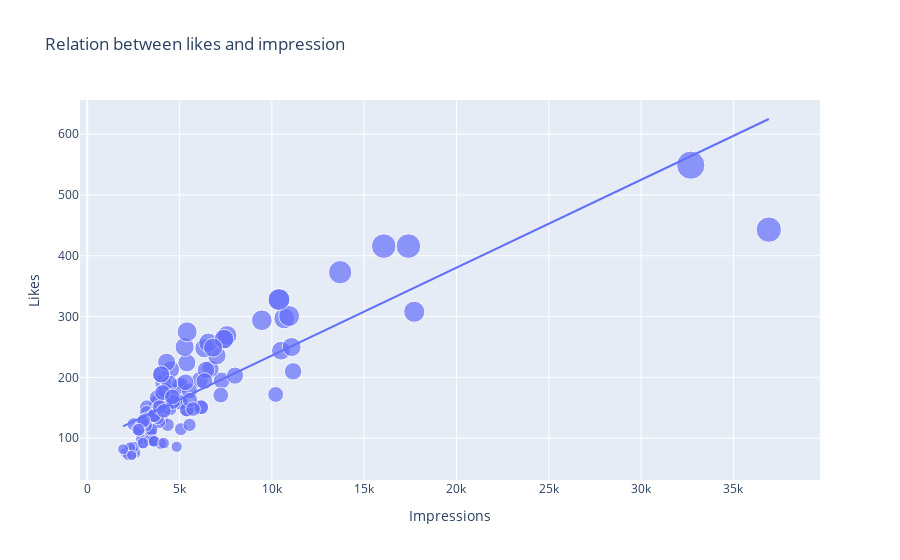

Source (notebook cell):
### Code cell
# Relation between likes and impression

figure = px.scatter(data_frame=data, x="Impressions",y="Likes", size="Likes", trendline="ols", title="Relation between likes and impression")
figure.show()
